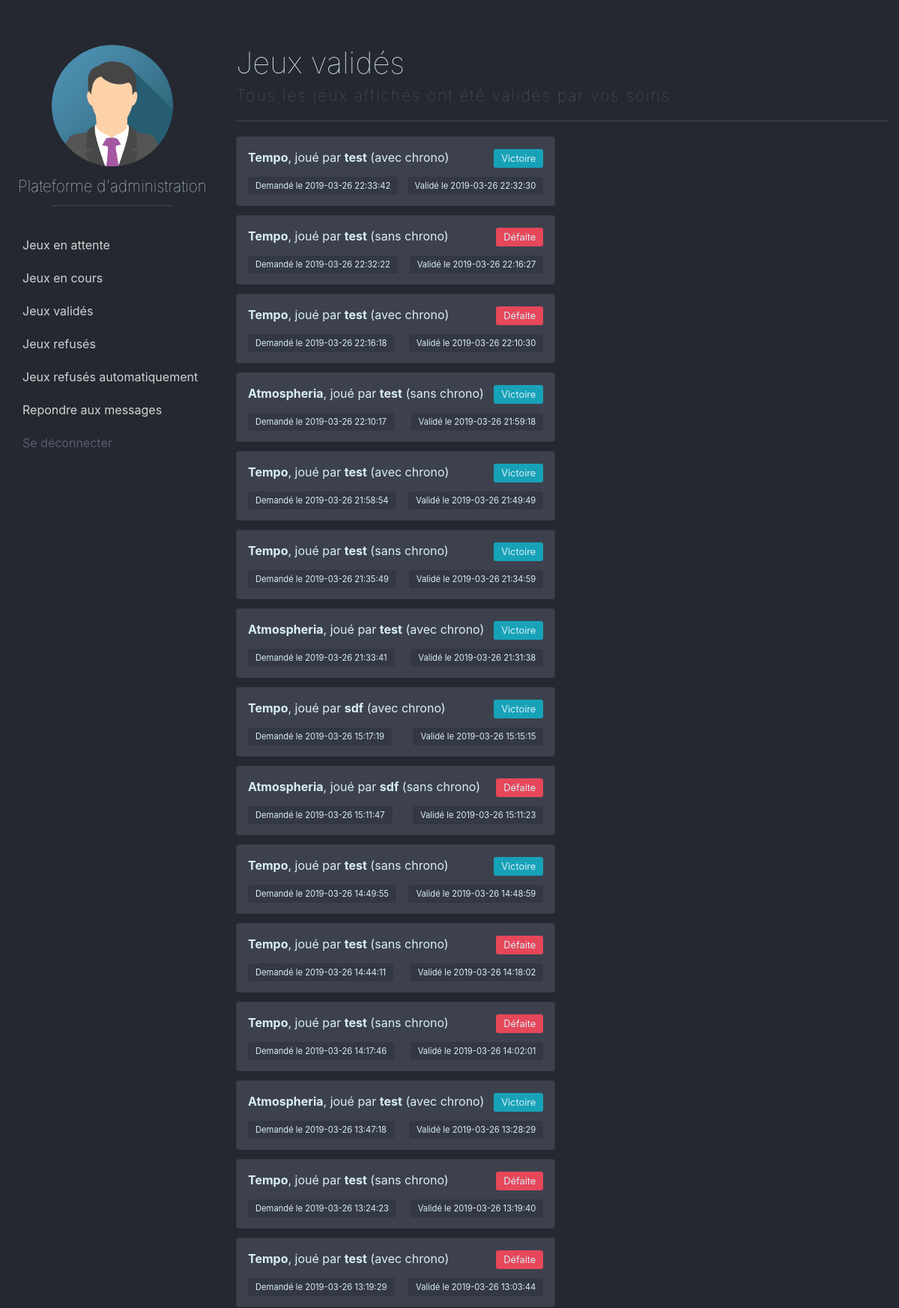
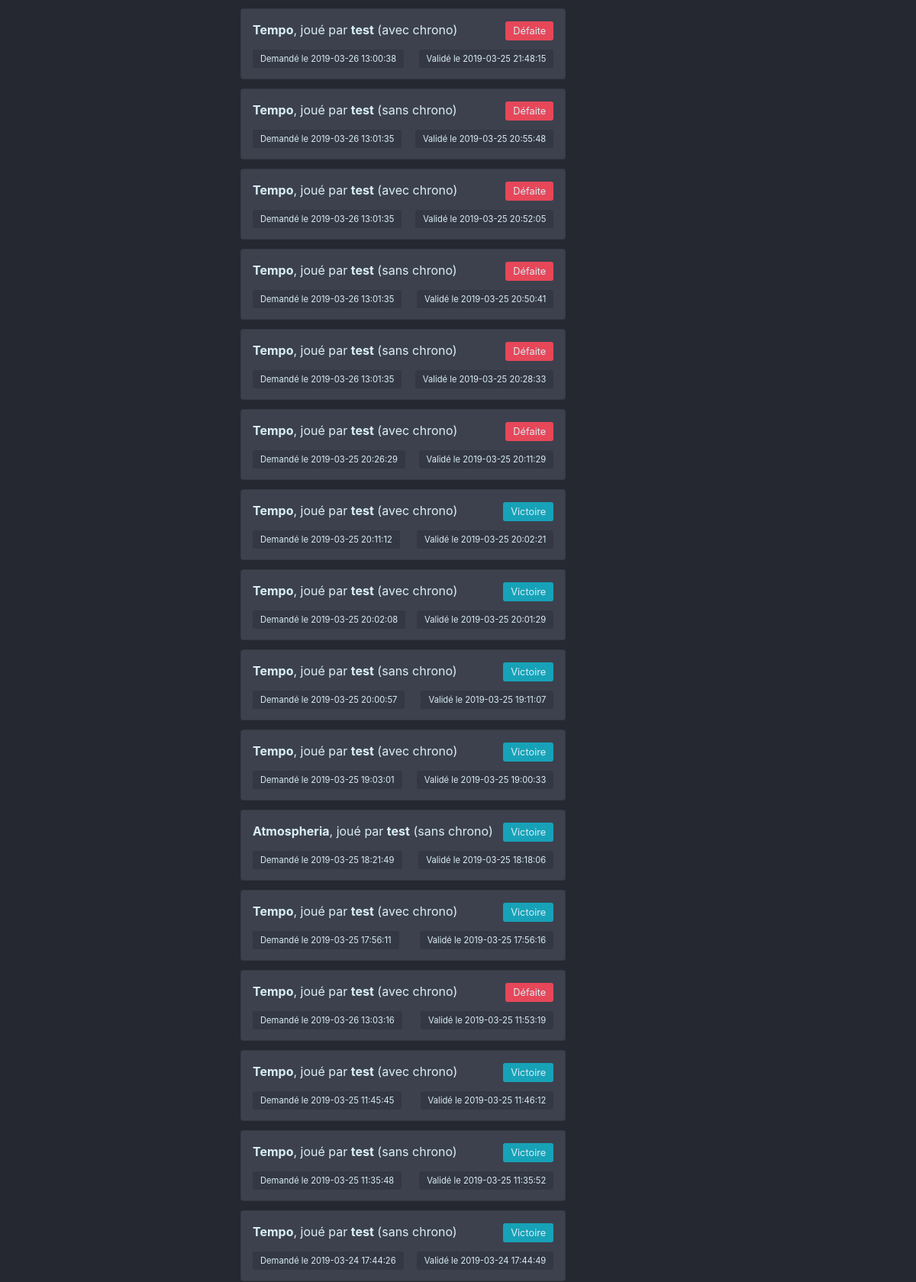
/gamemaster.php?action=validatedGames (signed in, upper part), run on the app's committed database (2 pictures, top to bottom).
### tables this page shows
CREATE TABLE IF NOT EXISTS `gamestates` (
  `idGamestate` int(11) NOT NULL AUTO_INCREMENT,
  `demandDate` timestamp NOT NULL DEFAULT CURRENT_TIMESTAMP ON UPDATE CURRENT_TIMESTAMP,
  `validationState` tinyint(4) DEFAULT NULL,
  `validationDate` timestamp NULL DEFAULT NULL,
  `timer` tinyint(4) DEFAULT NULL,
  `endGameDate` timestamp NULL DEFAULT NULL,
  `lastStepValidated` int(11) DEFAULT NULL,
  `gameFinished` tinyint(4) DEFAULT NULL,
  `victory` tinyint(4) DEFAULT NULL,
  `gameReview` int(11) DEFAULT NULL,
  `idTeam` int(11) NOT NULL,
  `idGame` int(11) NOT NULL,
  `idGM` int(11) NOT NULL,
  PRIMARY KEY (`idGamestate`),
  KEY `FKidTeam_gamestates` (`idTeam`),
  KEY `FKidGame_gamestates` (`idGame`),
  KEY `FKidGM_gamestates` (`idGM`)
);

CREATE TABLE IF NOT EXISTS `games` (
  `idGame` int(11) NOT NULL AUTO_INCREMENT,
  `titleGame` varchar(255) NOT NULL,
  `descriptionGame` text NOT NULL,
  `timeMaxGame` int(11) NOT NULL,
  `locationBack1` varchar(20) NOT NULL,
  `locationBack2` varchar(20) NOT NULL,
  `locationMusic` varchar(20) NOT NULL,
  PRIMARY KEY (`idGame`)
);

CREATE TABLE IF NOT EXISTS `teams` (
  `idTeam` int(11) NOT NULL AUTO_INCREMENT,
  `nameTeam` varchar(25) NOT NULL,
  `passwordTeam` varchar(255) NOT NULL,
  PRIMARY KEY (`idTeam`)
);

### src/controller/GMController.php (called while the page is built, shortened)
<?php
require_once('src/model/Manager.php');
require_once('src/model/GMManager.php');
function ValidatedGames($gm, $err = NULL) {
    $validatedGames = $gm->AllValidatedGames();
    require('src/view/components/GM/validatedGames.php');
    require('src/view/templates/GM.php');
}

### src/model/Manager.php (called while the page is built, shortened)
<?php
abstract class Manager
{
    protected static function dbConnect() {
        try {
            $db = new PDO(
                'mysql:host=localhost;dbname=escape;charset=utf8',
                'root',
                '',
                array(PDO::ATTR_ERRMODE => PDO::ERRMODE_EXCEPTION));
                return $db;
        }
        catch(Exception $e) { die('Erreur PDO : ' . $e->getMessage()); }
    }
    public static function escape($var) {
        if($var == NULL) return $var;
        else return htmlspecialchars($var, ENT_QUOTES, 'UTF-8', false);
    }
}

### src/model/GMManager.php (called while the page is built, shortened)
<?php
class GM extends Manager
{
    public function getIdGM() { return $this->_idGM; }
    private function setIdGM($idGM) { $this->_idGM = Manager::escape($idGM); }
    public function __construct($idGM) {
        $req = Manager::dbConnect()->prepare("SELECT idGM, nameGM, connected
                                                FROM gamemasters
                                                WHERE idGM = :idGM");
        $req->bindValue('idGM', Manager::escape($idGM), PDO::PARAM_STR);
        $req->execute();
    }
    public function AllValidatedGames() {
        $req = Manager::dbConnect()->prepare("SELECT demandDate, validationDate, timer, victory, titleGame, nameTeam
                                                FROM gamestates, games, teams
                                                WHERE validationState = 1 AND victory IS NOT NULL AND idGM = :idGM AND games.idGame = gamestates.idGame AND teams.idTeam = gamestates.idTeam
                                                ORDER BY validationDate DESC");
        $req->bindValue('idGM', Manager::escape($this->getIdGM()), PDO::PARAM_STR);
        $req->execute();
        $result = $req->fetchAll();
        return $result;
    }
}

### src/view/components/GM/validatedGames.php (the view, shortened to what this page needs)
<?php
if(empty($validatedGames)) echo '<div class="alert alert-info" role="alert">Vous n\'avez pas encore validé de jeu !</div>';
else { ?>
   <div class="card-columns">
      <?php foreach($validatedGames as $detailsLine) { ?>
      <div class="card">
         <div class="card-body">
            <div class="container">
               <p class="card-title"><b><?= $detailsLine['titleGame'] ?></b>, joué par <b><?= $detailsLine['nameTeam'] ?></b> (<?php if($detailsLine['timer'] == 1) echo "avec"; else echo "sans"?> chrono)</p>
               <p class="card-text"><?php if($detailsLine['victory'] == 1) echo '<span class="victory">Victoire'; else echo '<span class="fail">Défaite'; ?></span>
            </div>
            <div class="container">
               <p class="card-text"><span>Demandé le <?= $detailsLine['demandDate'] ?></span></p>
               <p class="card-text"><span>Validé le <?= $detailsLine['validationDate'] ?></span></p>
            </div>
         </div>
      </div>
      <?php }
   } ?>
</div>

### public/css/styleGM.css (style rules this page uses)
html, body { background-color: #252830; color: #D9EEF6; }
body { display: flex; width: 1200px; margin: 60px auto auto auto; }
.card-columns { display: flex; flex-wrap: wrap; justify-content: space-between; }
.card-columns .card { background: #3d414e; width: 49%; }
.card-body { display: flex; flex-direction: column; padding: 15px 0 0 0; }
.card-body .container { display: flex; flex-wrap: wrap; justify-content: space-between; align-self: center; }
.card-body p span { font-size: 0.7em; background-color: #343844; padding: 5px 10px; border-radius: 3px; }
.card-body p .victory { font-size: 0.8em; background-color: #17A2B8; }
.card-body p .fail { font-size: 0.8em; background-color: #E64759; }

### data on the page
gamestates: idGame.titleGame "Tempo", idTeam.nameTeam "test", timer "avec", victory "Victoire", demandDate "2019-03-26 22:33:42", validationDate "2019-03-26 22:32:30"
gamestates: idGame.titleGame "Tempo", idTeam.nameTeam "test", timer "sans", victory "Défaite", demandDate "2019-03-26 22:32:22", validationDate "2019-03-26 22:16:27"
gamestates: idGame.titleGame "Tempo", idTeam.nameTeam "test", timer "avec", victory "Défaite", demandDate "2019-03-26 22:16:18", validationDate "2019-03-26 22:10:30"
gamestates: idGame.titleGame "Atmospheria", idTeam.nameTeam "test", timer "sans", victory "Victoire", demandDate "2019-03-26 22:10:17", validationDate "2019-03-26 21:59:18"
gamestates: idGame.titleGame "Tempo", idTeam.nameTeam "test", timer "avec", victory "Victoire", demandDate "2019-03-26 21:58:54", validationDate "2019-03-26 21:49:49"
gamestates: idGame.titleGame "Tempo", idTeam.nameTeam "test", timer "sans", victory "Victoire", demandDate "2019-03-26 21:35:49", validationDate "2019-03-26 21:34:59"
gamestates: idGame.titleGame "Atmospheria", idTeam.nameTeam "test", timer "avec", victory "Victoire", demandDate "2019-03-26 21:33:41", validationDate "2019-03-26 21:31:38"
gamestates: idGame.titleGame "Tempo", idTeam.nameTeam "sdf", timer "avec", victory "Victoire", demandDate "2019-03-26 15:17:19", validationDate "2019-03-26 15:15:15"
gamestates: idGame.titleGame "Atmospheria", idTeam.nameTeam "sdf", timer "sans", victory "Défaite", demandDate "2019-03-26 15:11:47", validationDate "2019-03-26 15:11:23"
gamestates: idGame.titleGame "Tempo", idTeam.nameTeam "test", timer "sans", victory "Victoire", demandDate "2019-03-26 14:49:55", validationDate "2019-03-26 14:48:59"
gamestates: idGame.titleGame "Tempo", idTeam.nameTeam "test", timer "sans", victory "Défaite", demandDate "2019-03-26 14:44:11", validationDate "2019-03-26 14:18:02"
gamestates: idGame.titleGame "Tempo", idTeam.nameTeam "test", timer "sans", victory "Défaite", demandDate "2019-03-26 14:17:46", validationDate "2019-03-26 14:02:01"
gamestates: idGame.titleGame "Atmospheria", idTeam.nameTeam "test", timer "avec", victory "Victoire", demandDate "2019-03-26 13:47:18", validationDate "2019-03-26 13:28:29"
gamestates: idGame.titleGame "Tempo", idTeam.nameTeam "test", timer "sans", victory "Défaite", demandDate "2019-03-26 13:24:23", validationDate "2019-03-26 13:19:40"
gamestates: idGame.titleGame "Tempo", idTeam.nameTeam "test", timer "avec", victory "Défaite", demandDate "2019-03-26 13:19:29", validationDate "2019-03-26 13:03:44"
gamestates: idGame.titleGame "Tempo", idTeam.nameTeam "test", timer "avec", victory "Défaite", demandDate "2019-03-26 13:00:38", validationDate "2019-03-25 21:48:15"
gamestates: idGame.titleGame "Tempo", idTeam.nameTeam "test", timer "sans", victory "Défaite", demandDate "2019-03-26 13:01:35", validationDate "2019-03-25 20:55:48"
gamestates: idGame.titleGame "Tempo", idTeam.nameTeam "test", timer "avec", victory "Défaite", demandDate "2019-03-26 13:01:35", validationDate "2019-03-25 20:52:05"
gamestates: idGame.titleGame "Tempo", idTeam.nameTeam "test", timer "sans", victory "Défaite", demandDate "2019-03-26 13:01:35", validationDate "2019-03-25 20:50:41"
gamestates: idGame.titleGame "Tempo", idTeam.nameTeam "test", timer "sans", victory "Défaite", demandDate "2019-03-26 13:01:35", validationDate "2019-03-25 20:28:33"
gamestates: idGame.titleGame "Tempo", idTeam.nameTeam "test", timer "avec", victory "Défaite", demandDate "2019-03-25 20:26:29", validationDate "2019-03-25 20:11:29"
gamestates: idGame.titleGame "Tempo", idTeam.nameTeam "test", timer "avec", victory "Victoire", demandDate "2019-03-25 20:11:12", validationDate "2019-03-25 20:02:21"
gamestates: idGame.titleGame "Tempo", idTeam.nameTeam "test", timer "avec", victory "Victoire", demandDate "2019-03-25 20:02:08", validationDate "2019-03-25 20:01:29"
gamestates: idGame.titleGame "Tempo", idTeam.nameTeam "test", timer "sans", victory "Victoire", demandDate "2019-03-25 20:00:57", validationDate "2019-03-25 19:11:07"
gamestates: idGame.titleGame "Tempo", idTeam.nameTeam "test", timer "avec", victory "Victoire", demandDate "2019-03-25 19:03:01", validationDate "2019-03-25 19:00:33"
gamestates: idGame.titleGame "Atmospheria", idTeam.nameTeam "test", timer "sans", victory "Victoire", demandDate "2019-03-25 18:21:49", validationDate "2019-03-25 18:18:06"
gamestates: idGame.titleGame "Tempo", idTeam.nameTeam "test", timer "avec", victory "Victoire", demandDate "2019-03-25 17:56:11", validationDate "2019-03-25 17:56:16"
gamestates: idGame.titleGame "Tempo", idTeam.nameTeam "test", timer "avec", victory "Défaite", demandDate "2019-03-26 13:03:16", validationDate "2019-03-25 11:53:19"
gamestates: idGame.titleGame "Tempo", idTeam.nameTeam "test", timer "avec", victory "Victoire", demandDate "2019-03-25 11:45:45", validationDate "2019-03-25 11:46:12"
gamestates: idGame.titleGame "Tempo", idTeam.nameTeam "test", timer "sans", victory "Victoire", demandDate "2019-03-25 11:35:48", validationDate "2019-03-25 11:35:52"
gamestates: idGame.titleGame "Tempo", idTeam.nameTeam "test", timer "sans", victory "Victoire", demandDate "2019-03-24 17:44:26", validationDate "2019-03-24 17:44:49"

### other printed values
$h3 "Jeux validés"
$h5 "Tous les jeux affichés ont été validés par vos soins"
